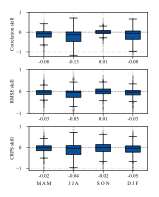

Source code (Python):
#%% # Import libraries
import numpy as np
import pandas as pd
import matplotlib.pyplot as plt
from pathlib import Path

#%% # Automatically identify the project root directory

current_dir = Path(__file__).resolve().parent

PROJECT_ROOT = next(
    (
        parent for parent in [current_dir, *current_dir.parents]
        if all(
            (parent / folder).is_dir()
            for folder in ["raw_data", "model", "assessment", "visualization"]
        )
    ),
    None
)

if PROJECT_ROOT is None:
    raise FileNotFoundError("Project root directory not found.")

path_data = PROJECT_ROOT / "assessment"
path_fig = PROJECT_ROOT / "visualization" / "fig04"

#%% # Import files and calculate skill for deterministic metrics

# Configuration
init_months = [2, 5, 8, 11]
lead_times = [0, 1, 2, 3]

metrics = ["r", "RMSE"]

# Load DataFrames
dfs_ml_ref = {}
dfs_ml_all_season = {}

# Reference model

for im in init_months:
    for lt in lead_times:

        # ML
        file_ml = (
            path_data / "per_season" / "paper_results" /
            f"per_season_ml_im{im}_lt{lt}_deterministic_metrics.csv"
        )

        dfs_ml_ref[(im, lt)] = pd.read_csv(file_ml)

# All-season model

for im in init_months:
    for lt in lead_times:

        # ML
        file_ml = (
            path_data / "all_season" / "paper_results" /
            f"all_season_ml_im{im}_lt{lt}_deterministic_metrics.csv"
        )

        dfs_ml_all_season[(im, lt)] = pd.read_csv(file_ml)


# Calculate skill scores and create the final DataFrames

# dfs_skill_dm = {}
dfs_skill_ml = {}

for key in dfs_ml_ref.keys():

    im, lt = key

    df_ref = dfs_ml_ref[key]
    df_all_season = dfs_ml_all_season[key]

    # Merge datasets by station
    df_merge = pd.merge(
        df_ref,
        df_all_season,
        on="station",
        suffixes=("_ref", "_all")
    )

    df_final = pd.DataFrame()

    df_final["station"] = df_merge["station"]
    df_final["n_valid"] = df_merge["n_valid_ref"]

    for metric in metrics:

        ref = df_merge[f"{metric}_ref"]
        all_season_data = df_merge[f"{metric}_all"]

        if metric == "r":

            num = np.abs(all_season_data) - 1
            den = np.abs(ref) - 1

            skill = np.where(
                den != 0,
                1 - (num / den),
                np.nan
            )

        else: # RMSE

            num = np.abs(all_season_data)
            den = np.abs(ref)

            skill = np.where(
                den != 0,
                1 - (num / den),
                np.nan
            )

        df_final[f"{metric}_skill"] = skill

    dfs_skill_ml[key] = df_final

print(dfs_skill_ml)

#%% # Import files and calculate the skill score for the CRPS metric (S9)

# Configuration
init_months = [2, 5, 8, 11]
lead_times = [0, 1, 2, 3]

metrics = ["CRPS"]

# Load DataFrames
dfs_ml_ref = {}
dfs_ml_all_season = {}

# Reference model

for im in init_months:
    for lt in lead_times:

        # ML
        file_ml = (
            path_data / "per_season" / "paper_results" /
            f"per_season_ml_im{im}_lt{lt}_crps.csv"
        )

        dfs_ml_ref[(im, lt)] = pd.read_csv(file_ml)

# All-season model

for im in init_months:
    for lt in lead_times:

        # ML
        file_ml = (
            path_data / "all_season" / "paper_results" /
            f"all_season_ml_im{im}_lt{lt}_crps.csv"
        )
        
        dfs_ml_all_season[(im, lt)] = pd.read_csv(file_ml)


# Calculate skill scores and create the final DataFrames

# dfs_skill_dm = {}
dfs_skill_CRPS_ml = {}

for key in dfs_ml_ref.keys():

    im, lt = key

    df_ref = dfs_ml_ref[key]
    df_all_season = dfs_ml_all_season[key]

    # Merge datasets by station
    df_merge = pd.merge(
        df_ref,
        df_all_season,
        on="station",
        suffixes=("_ref", "_all")
    )

    df_final = pd.DataFrame()

    df_final["station"] = df_merge["station"]
    df_final["n_valid"] = df_merge["n_valid_ref"]

    for metric in metrics:

        ref = df_merge[f"{metric}_ref"]
        all_season_data = df_merge[f"{metric}_all"]

        num = np.abs(all_season_data)
        den = np.abs(ref)

        skill = np.where(
            den != 0,
            1 - (num / den),
            np.nan
        )

        df_final[f"{metric}_skill"] = skill

    dfs_skill_CRPS_ml[key] = df_final

print(dfs_skill_CRPS_ml)

#%% # Exclude lead time 0; concatenate lead times 1, 2, and 3

init_months = [2, 5, 8, 11]
lead_times_keep = [1, 2, 3]   # Exclude lt=0

season_labels = {
    2: "MAM",
    5: "JJA",
    8: "SON",
    11: "DJF"
}

skill_metrics = ["r_skill", "RMSE_skill", "CRPS_skill"]

# Complete DataFrame
rows = []

dfs_skill_all = {}
for key in dfs_skill_ml.keys():

    df_det = dfs_skill_ml[key]

    df_crps = dfs_skill_CRPS_ml[key][
        ["station", "CRPS_skill"]
    ]

    df_merge = pd.merge(
        df_det,
        df_crps,
        on="station",
        how="left"
    )

    dfs_skill_all[key] = df_merge

for (im, lt), df in dfs_skill_all.items():


    if lt not in lead_times_keep:
        continue

    for met in skill_metrics:

        if met not in df.columns:
            continue

        tmp = df[["station", "n_valid"]].copy()

        tmp["init_month"] = im
        tmp["season"] = season_labels[im]
        tmp["lead_time"] = lt

        tmp["metric"] = met.replace("_skill", "")
        tmp["skill"] = df[met].values

        rows.append(tmp)

df_skill_long_s9 = pd.concat(rows, ignore_index=True)

#%% # Plot skill scores

plt.rcParams.update({
    "font.family": "Times New Roman",
    "font.size": 3.7
})

metrics = ["r", "RMSE", "CRPS"]

season_order = ["MAM", "JJA", "SON", "DJF"]

colors = {
    "S9-ML": "#08519C"
}

season_labels = {
    '2': "M A M",
    '5': "J J A",
    '8': "S O N",
    '11': "D J F"
}

fig, axes = plt.subplots(
    len(metrics),
    1,
    figsize=(1.5, 2.),
    sharex=True
)

# Group positions
x = np.arange(len(season_order)) * 0.04

width = 0.02

# X-axis limits
margin = 0.02

flierprops = dict(
    marker='.',
    markersize=0.4,
    markerfacecolor='black',
    markeredgecolor='black',
    linestyle='none',
    alpha=0.10,
)

for ax, met in zip(axes, metrics):

    plot_data = []
    pos_plot = []
    colors_plot = []

    for i, season in enumerate(season_order):

        sub = df_skill_long_s9[
            (df_skill_long_s9["metric"] == met) &
            (df_skill_long_s9["season"] == season) &
            (df_skill_long_s9["lead_time"].isin([1, 2, 3]))
        ]

        vals = (
            sub["skill"]
            .replace([np.inf, -np.inf], np.nan)
            .dropna()
            .values
        )

        plot_data.append(vals)
        pos_plot.append(x[i])
        colors_plot.append(colors["S9-ML"])

    bp = ax.boxplot(
        plot_data,
        positions=pos_plot,
        widths=width,
        patch_artist=True,
        flierprops=flierprops
    )


    # Boxes
    for box in bp["boxes"]:
        box.set_linewidth(0.5)

    # Whiskers
    for whisker in bp["whiskers"]:
        whisker.set_linewidth(0.5)

    # Caps
    for cap in bp["caps"]:
        cap.set_linewidth(0.5)

    # Medians
    for median in bp["medians"]:
        median.set_color("black")
        median.set_linewidth(0.4)


    # Colors
    for box, c in zip(bp["boxes"], colors_plot):
        box.set_facecolor(c)


    # Zero reference line
    ax.axhline(
        0,
        color='black',
        linestyle='--',
        linewidth=0.4,
        alpha=0.4
    )

    # Axis limits
    if met == "r":
        ax.set_ylim(-1.22, 1)
        ax.set_yticks([-1, 0, 1])

    elif met == "RMSE":
        ax.set_ylim(-1, 1)
        ax.set_yticks([-1, 0, 1])

    elif met == "CRPS":
        ax.set_ylim(-1.1, 1)
        ax.set_yticks([-1, 0, 1])


    ax.grid(True, linestyle='--', alpha=0.25)

    # Display median values
    medians = [
        np.nanmedian(d) if len(d) > 0 else np.nan
        for d in plot_data
    ]

    for xpos, med in zip(pos_plot, medians):

        if np.isfinite(med):

            fmt = ".2f" if met == "r" else ".2f"

            ax.text(
                xpos,
                -0.08,
                format(med, fmt),
                transform=ax.get_xaxis_transform(),
                ha='center',
                va='top',
                fontsize=3.7,
                color='black'
            )

    ylabel_dict = {
    "r": "Correlation skill",
    "RMSE": "RMSE skill",
    "CRPS": "CRPS skill"
}

    ax.set_ylabel(ylabel_dict[met], labelpad=1)


season_labels = {
    "MAM": "M A M",
    "JJA": "J J A",
    "SON": "S O N",
    "DJF": "D J F",
}

axes[-1].set_xticks(x)
axes[-1].set_xticklabels([season_labels[s] for s in season_order])
axes[-1].tick_params(axis='x', pad=6)   # Increase the distance from the axis


for ax in axes:

    ax.set_xlim(
        x[0] - margin,
        x[-1] + margin
    )

# Legend
for ax in axes:

    # Plot frame
    for spine in ax.spines.values():
        spine.set_linewidth(0.4)

    # Tick settings
    ax.tick_params(
        axis='both',
        which='both',
        width=0.3,      # Line width
        length=2,       # Tick length
        direction='out'
    )


plt.tight_layout(rect=[0, 0.06, 1, 1])

fig.subplots_adjust(hspace=0.3)

plt.savefig(
    path_fig / "fig04.pdf",
    dpi=900,
    bbox_inches="tight"
)

plt.show()

#%%
